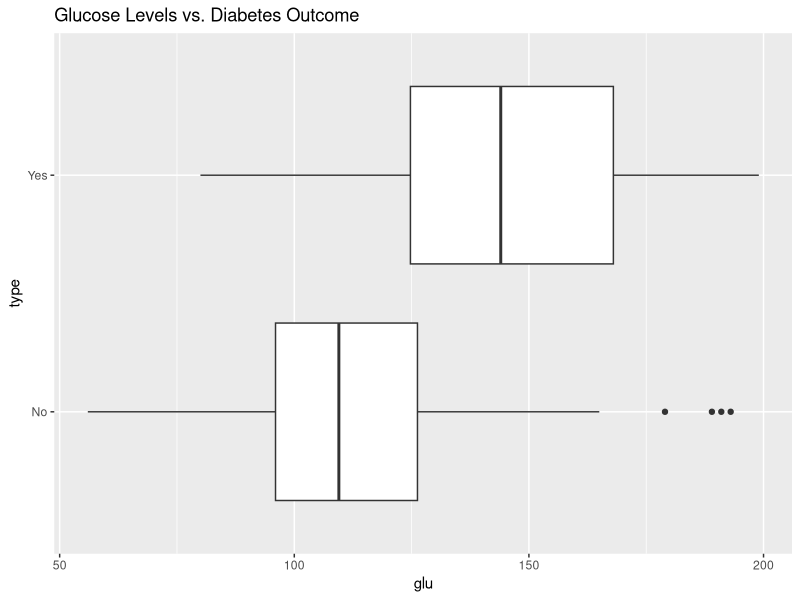
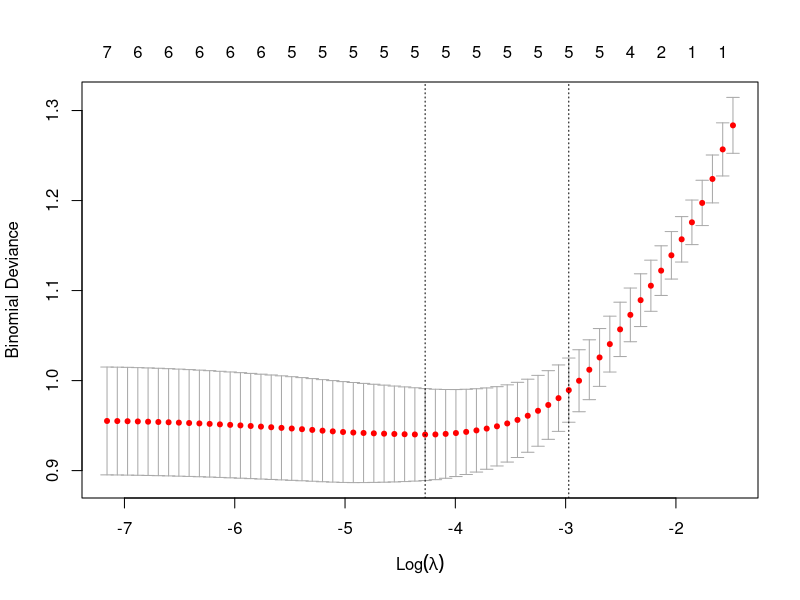
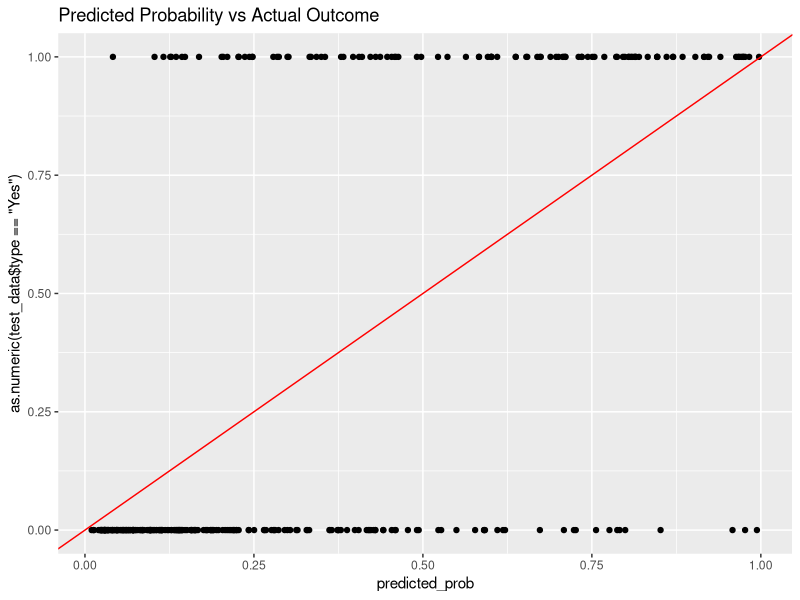

The R script that drew these images, in order:

# Load Data
# Load the necessary library and data
library(MASS)
data <- Pima.tr  # Training set from MASS package
head(data)


#data_preprocessing
# Check for missing values
sum(is.na(data))

# Display a summary of the data
summary(data)


# eda
library(ggplot2)

# Visualizing the relationship between glucose and diabetes
ggplot(data, aes(x = glu, y = type)) +
  geom_boxplot() +
  labs(title = "Glucose Levels vs. Diabetes Outcome")


#logistic_regression
# Build the logistic regression model (Generalized Linear Models)
model <- glm(type ~ ., data = data, family = binomial)
# A logistic regression used for binary outcomes, as logistic regression is a type of binomial model

# Summarize the model
summary(model)

# Model Evaluation
# Predict on the test set (use Pima.te for testing)
test_data <- Pima.te
predictions <- predict(model, newdata = test_data, type = "response")
predicted_class <- ifelse(predictions > 0.5, "Yes", "No")

# Confusion matrix
confusion_matrix <- table(Predicted = predicted_class, Actual = test_data$type)

# Calculate accuracy
accuracy <- mean(predicted_class == test_data$type)
accuracy

# Extract values from the confusion matrix
TN <- confusion_matrix["No", "No"]    # True Negatives
TP <- confusion_matrix["Yes", "Yes"]  # True Positives
FP <- confusion_matrix["Yes", "No"]   # False Positives
FN <- confusion_matrix["No", "Yes"]   # False Negatives

# Calculate metrics
precision <- TP / (TP + FP)
recall <- TP / (TP + FN)
f1_score <- 2 * (precision * recall) / (precision + recall)
specificity <- TN / (TN + FP)

# Print metrics
cat("Precision:", round(precision, 4), "\n")
cat("Recall:", round(recall, 4), "\n")
cat("F1 Score:", round(f1_score, 4), "\n")
cat("Specificity:", round(specificity, 4), "\n")


#lasso_regression
install.packages("glmnet")

library(glmnet)

# Prepare data for glmnet (needs matrix input)
x <- as.matrix(data[, -ncol(data)])
y <- as.numeric(data$type == "Yes")

# Applying Lasso Regression (alpha = 1)
model_lasso <- cv.glmnet(x, y, alpha = 1, family = "binomial")

# Plot the cross-validation results
plot(model_lasso)


# Plot predicted vs actual values
predicted_prob <- predict(model, newdata = test_data, type = "response")
ggplot(test_data, aes(x = predicted_prob, y = as.numeric(test_data$type == "Yes"))) +
  geom_point() +
  geom_abline(color = "red") +
  labs(title = "Predicted Probability vs Actual Outcome")
